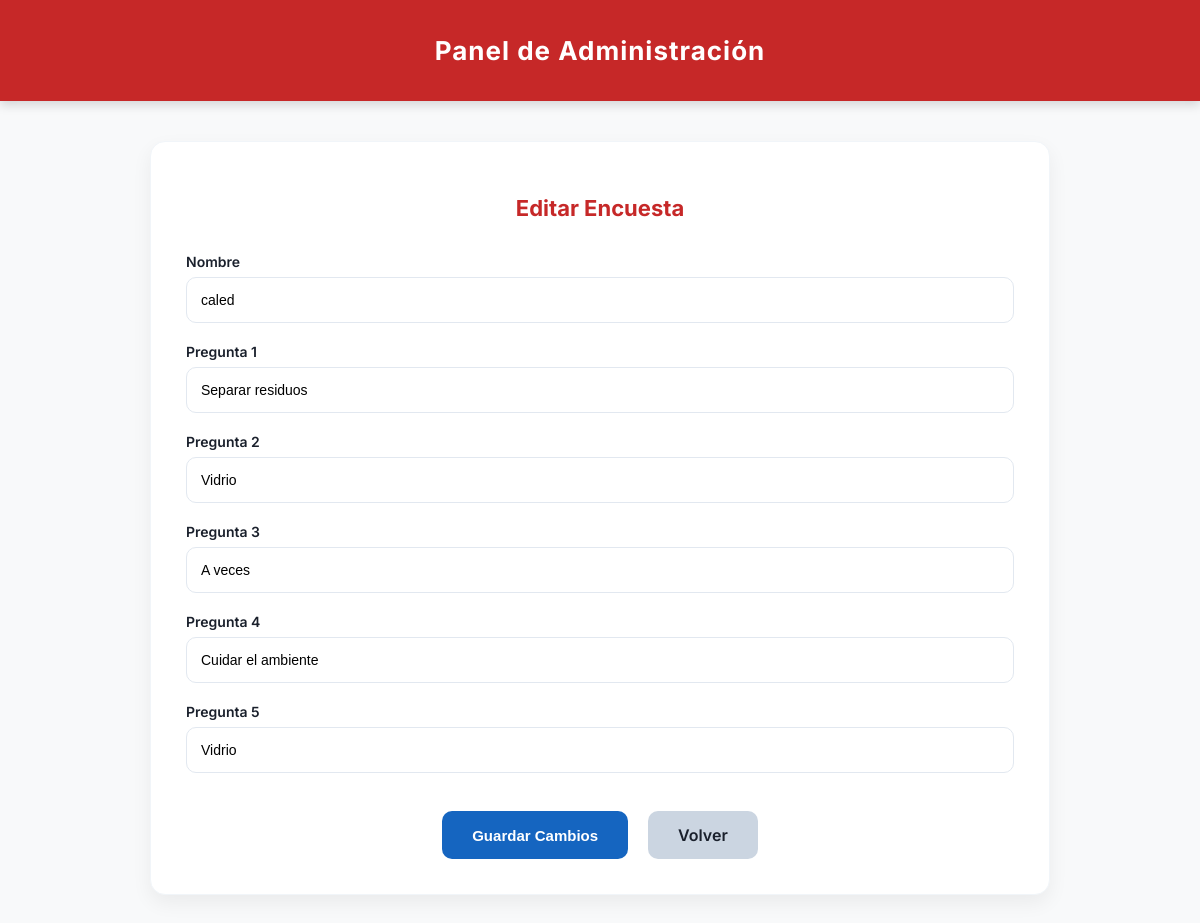
The page /editar/1 on the database its author committed.
### app.py (models this page shows)
class Encuesta(db.Model):
    id = db.Column(db.Integer, primary_key=True)
    nombre = db.Column(db.String(100))
    pregunta1 = db.Column(db.String(100))
    pregunta2 = db.Column(db.String(100))
    pregunta3 = db.Column(db.String(100))
    pregunta4 = db.Column(db.String(100))
    pregunta5 = db.Column(db.String(100))

### app.py (the view, shortened to what this page needs)
@app.route('/editar/<int:id>', methods=['GET', 'POST'])
def editar(id):
    encuesta = Encuesta.query.get_or_404(id)
    return render_template('editar.html', encuesta=encuesta)

### templates/editar.html (shortened to what this page needs)
<!DOCTYPE html>
<html lang="es">
<head>
</head>
<body>
<header>
    <h1>Panel de Administración</h1>
</header>
<div class="container">
    <div class="card">
        <h2>Editar Encuesta</h2>
        <form method="POST">
            <label>Nombre</label>
            <input type="text" name="nombre" value="{{ encuesta.nombre }}" required>
            <label>Pregunta 1</label>
            <input type="text" name="pregunta1" value="{{ encuesta.pregunta1 }}" required>
            <label>Pregunta 2</label>
            <input type="text" name="pregunta2" value="{{ encuesta.pregunta2 }}" required>
            <label>Pregunta 3</label>
            <input type="text" name="pregunta3" value="{{ encuesta.pregunta3 }}" required>
            <label>Pregunta 4</label>
            <input type="text" name="pregunta4" value="{{ encuesta.pregunta4 }}" required>
            <label>Pregunta 5</label>
            <input type="text" name="pregunta5" value="{{ encuesta.pregunta5 }}" required>
            <div class="btn-group">
                <button type="submit" class="btn-save">Guardar Cambios</button>
                <a href="{{ url_for('resultados') }}" class="btn-back">Volver</a>
            </div>
        </form>
    </div>
</div>
</body>
</html>

### templates/editar.html (style rules this page uses)
:root { --primary-blue: #1565C0; --danger-red: #C62828; --bg-light: #F8F9FA; --white: #ffffff; --text-dark: #1A202C; --gray: #E2E8F0; }
* { box-sizing: border-box; }
body { margin: 0; font-family: 'Inter', sans-serif; background-color: var(--bg-light); color: var(--text-dark); min-height: 100vh; display: flex; flex-direction: column; }
header { background-color: var(--danger-red); padding: 35px 0; text-align: center; color: white; box-shadow: 0 4px 10px rgba(0,0,0,0.15); }
header h1 { margin: 0; font-size: 26px; font-weight: 700; letter-spacing: 1px; }
.container { max-width: 900px; width: 90%; margin: 40px auto; }
.card { background: var(--white); padding: 35px; border-radius: 15px; box-shadow: 0 8px 20px rgba(0,0,0,0.06); border: 1px solid #F1F5F9; }
.card h2 { text-align: center; margin-bottom: 30px; font-size: 22px; font-weight: 700; color: var(--danger-red); }
label { font-weight: 600; font-size: 14px; }
input { width: 100%; padding: 14px; margin-top: 6px; margin-bottom: 18px; border-radius: 10px; border: 1px solid var(--gray); font-size: 14px; }
.btn-group { display: flex; justify-content: center; gap: 20px; margin-top: 20px; }
button { padding: 14px 30px; border: none; border-radius: 10px; font-weight: 600; cursor: pointer; font-size: 15px; }
.btn-save { background-color: var(--primary-blue); color: white; }
.btn-back { background-color: #CBD5E1; color: #1A202C; text-decoration: none; display: flex; align-items: center; justify-content: center; padding: 14px 30px; border-radius: 10px; font-weight: 600; }

### rows shown on the page
Encuesta: nombre "caled", pregunta1 "Separar residuos", pregunta2 "Vidrio", pregunta3 "A veces", pregunta4 "Cuidar el ambiente", pregunta5 "Vidrio"
